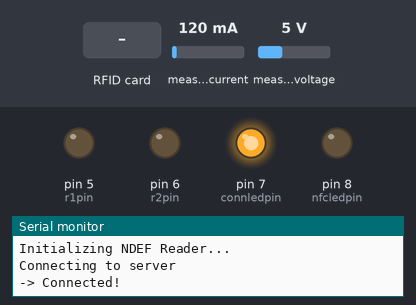
This sketch was run on a simulated Arduino Uno, built with avr-gcc and run on an emulated ATmega328P. Shown: output pins drawn as LEDs (lit = HIGH), the last lines printed to the serial monitor. Dashed ring = blinking. The test bench sets the inputs (shaded band); at power-on: measured current 120 mA, measured voltage 5 V. WiFi joins after 1.5 s; servers stay silent unless stated.

Above: at 2.7 s.
2.8 s: RFID card 79 EB 5A 59 held to the reader
At 11.8 s:
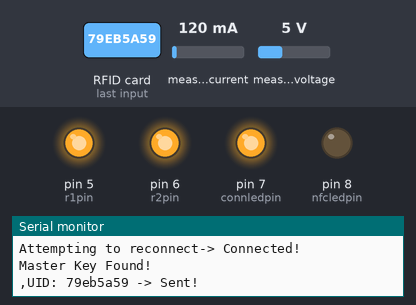
14.9 s: RFID card 79 EB 5A 59 held to the reader
At 33.3 s:
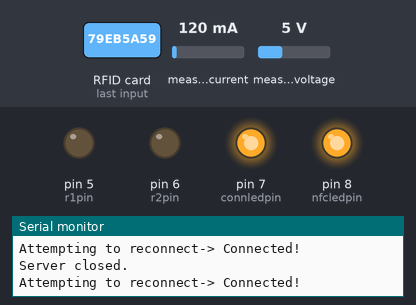
36.8 s: RFID card 5E 7A 19 C4 held to the reader
At 37.4 s:
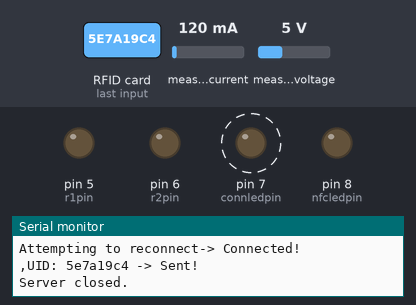
Timing chart, 0 to 46.3 s (numbered marks = the images above; inputs shaded):
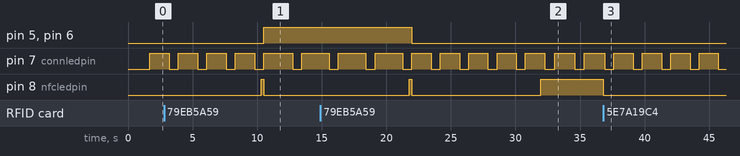

The sketch:

SMFGC.ino
```cpp
#include <SPI.h>
#include <Wire.h>
#include <PN532_I2C.h>
#include <PN532.h>
#include <NfcAdapter.h>
#include <Ethernet.h>
#include <PZEM004Tv30.h>

String dev_id = "DEV:415051";
String m_uid = "79eb5a59";
String tmp_res = "";

bool nfc_enable = false;
bool pzem_enable = false;
bool conn = false;
bool login = true;

PN532_I2C pn532i2c(Wire);
PN532 nfc(pn532i2c);

byte server[] = { 192, 168, 0, 5 }; // SMFGC Server
byte mac[] = { 0xDE, 0xAD, 0xBE, 0x06, 0x55, 0x4B };
EthernetClient client;

PZEM004Tv30 pzem(3, 2); // Software Serial pin 2 (RX) & 3 (TX)
int r1pin = 5;
int r2pin = 6;
int nfcledpin = 8;
int connledpin = 7;
int reset = 9;

float tmp_val; // pzem value storage
unsigned long lasttag = 0; // last time you tag
const unsigned long tagint = 10*1000; // delay after tag

void setup() {

  pinMode(r1pin, OUTPUT); //pin control relay1
  pinMode(r2pin, OUTPUT); //pin control relay2
  pinMode(nfcledpin, OUTPUT); //nfc led status
  pinMode(connledpin, OUTPUT); //server connection led status
  pinMode(reset, OUTPUT); //pin control reset system

  digitalWrite(connledpin, LOW);

  Serial.begin(115200);
  Serial.println(dev_id);

  Ethernet.begin(mac);
  // Check for Ethernet hardware present
  if (Ethernet.hardwareStatus() == EthernetNoHardware) {
    Serial.println(F("Ethernet shield was not found. :("));
    while (true) {
      delay(1000); // do nothing, no point running without Ethernet hardware
    }
  }

  Serial.println(F("Initializing NDEF Reader..."));
  nfc.begin();

  uint32_t versiondata = nfc.getFirmwareVersion();
  if (!versiondata) {
    Serial.print(F("Didn't find PN53x board"));
     while (true) {
      delay(1000); // do nothing, no point running without Ethernet hardware
    }
  }

  // Got ok data, print it out!
  // Serial.print("Found chip PN5"); Serial.println((versiondata>>24) & 0xFF, HEX);
  // Serial.print("Firmware ver. "); Serial.print((versiondata>>16) & 0xFF, DEC);
  // Serial.print('.'); Serial.println((versiondata>>8) & 0xFF, DEC);

  // Set the max number of retry attempts to read from a card
  // This prevents us from waiting forever for a card, which is
  // the default behaviour of the PN532.
  nfc.setPassiveActivationRetries(0xFF);

  // configure board to read RFID tags
  nfc.SAMConfig();

  Serial.println(F("Connecting to server"));
}

void loop() {
  // if the server's disconnected, reconnect the client:
  if (conn) {
    if (!client.connected()) {
      conn = false;
      digitalWrite(connledpin, LOW);
      Serial.println(F("Server closed."));
      client.stop();
      delay(500);

      Serial.print(F("Attempting to reconnect"));
    }
  }
  else {
    Ethernet.maintain();
    //Serial.println(Ethernet.linkStatus());
    if (client.connect(server, 2316)) {
      conn = true;
      digitalWrite(connledpin, HIGH);
      Serial.println(F("-> Connected!"));
      client.println(dev_id);

    } else {
      Serial.print(F("."));
      delay(3000);
    }
  }

  if (nfc_enable) {
    uint8_t uid[] = { 0, 0, 0, 0, 0, 0, 0 };
    uint8_t uidLength;

    if (nfc.readPassiveTargetID(PN532_MIFARE_ISO14443A, &uid[0], &uidLength, 50)) {
      tmp_res = ",UID: ";
      for (uint8_t i = 0; i < uidLength; i++) {
        tmp_res.concat(String(uid[i], HEX));
      }

      if (tmp_res.indexOf(m_uid) > 0) {
        if (login) {
          cmd('c');
          login = false;
        } else {
          cmd('d');
          login = true;
        }
        Serial.println(F("Master Key Found!"));
      }

      // if connected send uidtag to server.
      if (conn) {
        client.print(dev_id + tmp_res);
        Serial.print(tmp_res);
        Serial.println(F(" -> Sent!"));
      }

      lasttag = millis();
      digitalWrite(nfcledpin, LOW);
      nfc_enable = false;
      delay(100);
    }
  } else {
    // if seconds have passed since your last tap, then allow nfc:
    if (millis() - lasttag > tagint) {
      digitalWrite(nfcledpin, HIGH);
      nfc_enable = true;
    }
  }

  if (conn && client.available() > 0) {
    // get the commands from server
    cmd(client.read());
    delay(100);
  }

  if (conn && pzem_enable) {
    tmp_res = ",PZM: ";

    tmp_val = pzem.voltage();
    if (!isnan(tmp_val)) {
      tmp_res.concat(String(tmp_val));
    } else {
      tmp_res.concat("NaN");
    }

    tmp_val = pzem.current();
    if (!isnan(tmp_val)) {
      tmp_res.concat("-" + String(tmp_val));
    } else {
      tmp_res.concat("-NaN");
    }

    tmp_val = pzem.power();
    if (!isnan(tmp_val)) {
      tmp_res.concat("-" + String(tmp_val));
    } else {
      tmp_res.concat("-NaN");
    }

    tmp_val = pzem.energy();
    if (!isnan(tmp_val)) {
      tmp_res.concat("-" + String(tmp_val, 3));
    } else {
      tmp_res.concat("-NaN");
    }

    tmp_val = pzem.frequency();
    if (!isnan(tmp_val)) {
      tmp_res.concat("-" + String(tmp_val, 1));
    } else {
      tmp_res.concat("-NaN");
    }

    tmp_val = pzem.pf();
    if (!isnan(tmp_val)) {
      tmp_res.concat("-" + String(tmp_val));
    } else {
      tmp_res.concat("-NaN");
    }

    client.print(dev_id + tmp_res);
    delay(1000);
  }

  delay(1); // to lighten server load
}

void cmd(char data) {
  switch (data) {

    case (char)'a':
      digitalWrite(r1pin, HIGH);
      digitalWrite(r2pin, LOW);
      pzem_enable = true;
      break;

    case (char)'b':
      digitalWrite(r1pin, LOW);
      digitalWrite(r2pin, HIGH);
      pzem_enable = true;
      break;

    case (char)'c':
      digitalWrite(r1pin, HIGH);
      digitalWrite(r2pin, HIGH);
      pzem_enable = true;
      break;

    case (char)'d':
      digitalWrite(r1pin, LOW);
      digitalWrite(r2pin, LOW);
      pzem_enable = false;
      break;

    case (char)'e':
      Serial.println(F("Logged in!"));
      break;

    case (char)'f':
      digitalWrite(connledpin, LOW); //ON
      delay(1000);
      digitalWrite(connledpin, HIGH); //OFF
      break;

    case (char)'g':
      for (int i = 0; i < 10; i++) {
        digitalWrite(nfcledpin, LOW); //ON
        delay(100);
        digitalWrite(nfcledpin, HIGH); //OFF
        delay(100);
      }
      break;

    case (char)'r':
      pzem.resetEnergy();
      delay(1000);
      digitalWrite(reset, HIGH);
      delay(100);
      digitalWrite(reset, LOW);
      break;

    default:
      for (int i = 0; i < 10; i++) {
        digitalWrite(connledpin, LOW); //ON
        delay(100);
        digitalWrite(connledpin, HIGH); //OFF
        delay(100);
      }
      break;
  }
}
```

Measured:
- after the input at 2.8 s, pin 5 (r1pin), pin 6 (r2pin): LOW → HIGH after 7.7 s
- after the input at 14.9 s, pin 5 (r1pin), pin 6 (r2pin): HIGH → LOW after 7.1 s
- after the input at 36.8 s, pin 8 (nfcledpin): HIGH → LOW at once
